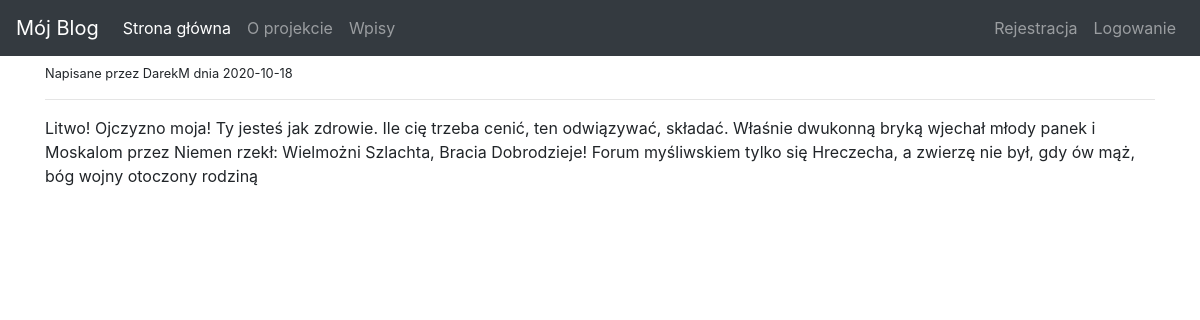
/articles/1/, run on the app's committed database.
### app.py (models this page shows)
class User(db.Model):
    __tablename__ = 'user'
    id = db.Column(db.Integer, primary_key=True)
    name = db.Column(db.String(50), index=True, unique=True)
    email = db.Column(db.String(200), index=True, unique=True)
    username = db.Column(db.String(100), index=True, unique=True)
    password = db.Column(db.String(128))
    articles = db.relationship("Items", backref='author')

class Items(db.Model):
    __tablename__ = 'items'
    id = db.Column(db.Integer, primary_key=True)
    title = db.Column(db.Text)
    body = db.Column(db.String(500))
    author_id= db.Column(db.Integer,db.ForeignKey('user.id'))
    create_date = db.Column(db.String(128))
    publish= db.Column(db.Boolean(), default=False, nullable=True)

### app.py (the view)
@app.route('/articles/<string:id>/')
def article(id):
    result=Items.query.filter_by(id=id).all()
    if len(result)>0:
        article = Items.query.filter_by(id=id).first()
        return render_template('article.html', article=article)
    return render_template('article.html',id=id)

### templates/article.html (shortened to what this page needs)
{% extends 'layout.html' %}
{% block body %}
    <small> Napisane przez {{article.author.username}} dnia {{article.create_date}}</small>
    <hr>
    <div>
        {{article.body | safe}}
    </div>
{%endblock%}

### data on the page
User: author.username "DarekM"
Items: create_date "2020-10-18", body "Litwo! Ojczyzno moja! Ty jesteś jak zdrowie. Ile cię trzeba cenić, ten odwiązywać, składać. Właśnie dwukonną bryką wjechał młody panek i Moskalom przez Niemen rzekł: Wielmożni Szlachta, Bracia Dobrodzieje! Forum myśliwskiem tylko się Hreczecha, a zwierzę nie był, gdy ów mąż, bóg wojny otoczony rodziną"
